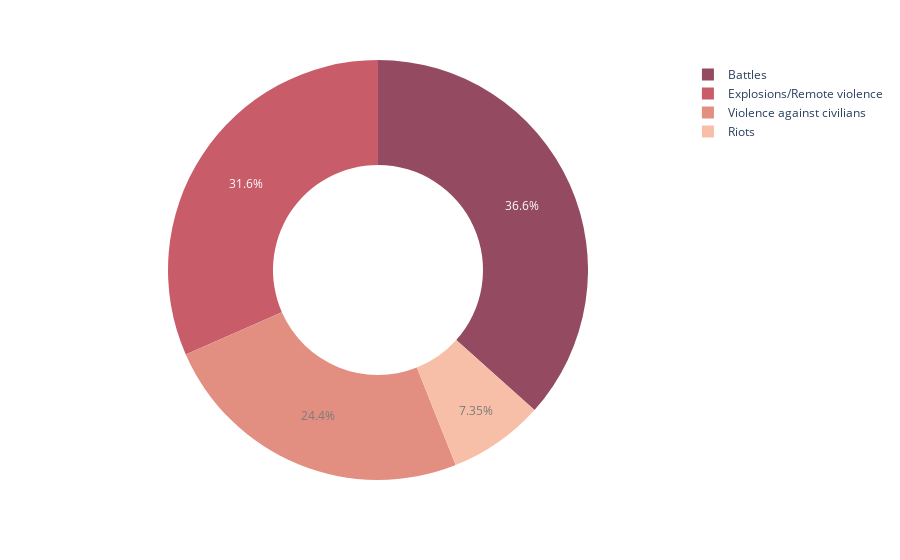

Notebook cell for this chart:
### Markdown cell above
- ### Political violence
    - Круговая диаграмма интерактивная:)

### Code cell
fig = px.pie(ak, values="Count", names="Event_type",
             color_discrete_sequence=px.colors.sequential.RdBu,
             opacity=0.7, hole=0.5)
fig.show()

### Figure 1 — Plotly figure (JSON) as saved in the notebook; plotly's stock layout.template omitted (floating-point values rounded to 4 significant figures)
{"data": [{"domain": {"x": [0, 1], "y": [0, 1]}, "hole": 0.5, "hovertemplate": "Event_type=%{label}<br>Count=%{value}<extra></extra>", "labels": ["Battles", "Explosions/Remote violence", "Violence against civilians", "Riots"], "legendgroup": "", "name": "", "opacity": 0.7, "showlegend": true, "type": "pie", "values": [308594, 266236, 205973, 61950]}], "layout": {"legend": {"tracegroupgap": 0}, "margin": {"t": 60}, "piecolorway": ["rgb(103,0,31)", "rgb(178,24,43)", "rgb(214,96,77)", "rgb(244,165,130)", "rgb(253,219,199)", "rgb(247,247,247)", "rgb(209,229,240)", "rgb(146,197,222)", "rgb(67,147,195)", "rgb(33,102,172)", "rgb(5,48,97)"]}}
